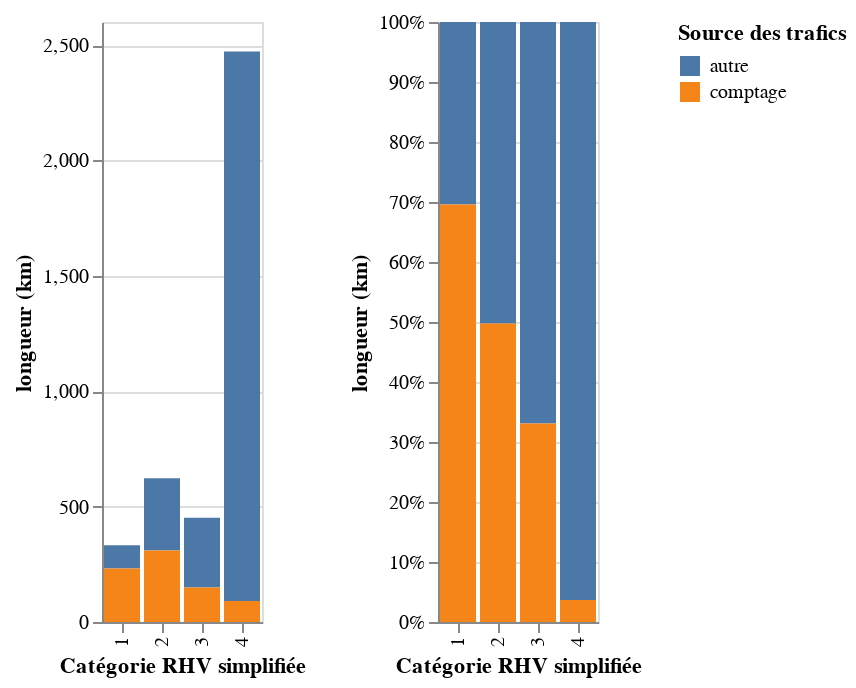

The notebook cell saved with this chart:
### Code cell
#analyse du pourcentage de longueur ayant fait l'objet de comptage
baseComptageParCatRhv=alt.Chart(res.groupby(['cat_rhv_simple','grp_indic']).long.sum().reset_index()).mark_bar().encode(
    x=alt.X('cat_rhv_simple', title='Catégorie RHV simplifiée'),
    color=alt.Color('grp_indic',title='Source des trafics'))
chartComptageParCatRhv=baseComptageParCatRhv.encode(y=alt.Y('long', title='longueur (km)')) | baseComptageParCatRhv.encode(
    y=alt.Y('long', title='longueur (km)', stack='normalize', axis=alt.Axis(format='%')))
chartComptageParCatRhv

### Figure 1 — Vega-Lite specification as saved in the notebook (floating-point values rounded to 4 significant figures)
{"config": {"view": {"continuousWidth": 400, "continuousHeight": 300}}, "hconcat": [{"mark": "bar", "encoding": {"color": {"type": "nominal", "field": "grp_indic", "title": "Source des trafics"}, "x": {"type": "nominal", "field": "cat_rhv_simple", "title": "Catégorie RHV simplifiée"}, "y": {"type": "quantitative", "field": "long", "title": "longueur (km)"}}}, {"mark": "bar", "encoding": {"color": {"type": "nominal", "field": "grp_indic", "title": "Source des trafics"}, "x": {"type": "nominal", "field": "cat_rhv_simple", "title": "Catégorie RHV simplifiée"}, "y": {"type": "quantitative", "axis": {"format": "%"}, "field": "long", "stack": "normalize", "title": "longueur (km)"}}}], "data": {"name": "data-6a10570cce3e2172891eb41b314d7f20"}, "$schema": "https://vega.github.io/schema/vega-lite/v4.8.1.json", "datasets": {"data-6a10570cce3e2172891eb41b314d7f20": [{"cat_rhv_simple": "1", "grp_indic": "autre", "long": 101.2}, {"cat_rhv_simple": "1", "grp_indic": "comptage", "long": 231.4}, {"cat_rhv_simple": "2", "grp_indic": "autre", "long": 312.9}, {"cat_rhv_simple": "2", "grp_indic": "comptage", "long": 309.9}, {"cat_rhv_simple": "3", "grp_indic": "autre", "long": 302.1}, {"cat_rhv_simple": "3", "grp_indic": "comptage", "long": 149.4}, {"cat_rhv_simple": "4", "grp_indic": "autre", "long": 2381.0}, {"cat_rhv_simple": "4", "grp_indic": "comptage", "long": 90.85}]}}
